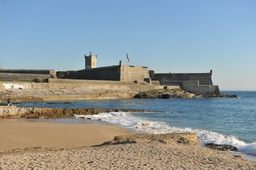
#> input picture data_curation/assignments/carcavelos.jpg, 256 x 170 px, shrunk from 1226 x 816 before the run
$ jupyter execute --allow-errors assignment_1.ipynb
#> lines starting #> are read from the running program, lines starting #| are printed output that depends on the picture
## Assignment 1 Python Basics, Built-in Structures, Functions, Files, Numpy

This assignment will contain 4 questions with details as below. Each late day will result in 20% loss of total points.

### Question 1 (5 points) Geohashing

Geohashing is an outdoor sport activity played around the world since 2008. Contestents need to adventure to a geocoordinate generated by an algorithm that derives randomness from stock market data (as you should all know Eugene Fama's EMH).

The algorithm is explained as below from [XKCD](https://xkcd.com/426/):

It described a way for a computer to create an algorithm that could generate random Global Positioning System (GPS) coordinates each day based on the Dow Jones Industrial Average and the current date.

Now your task is to decode the geohashed secret location by using Nova SBE's geocoordinate, current date (September 18, 2020) as well as the opening of DJIA on that day. Luckily, Python already has a library to calculate the geohasing using the `geohash` function in `antigravity` package:

```python
from antigravity import geohash
geohash(37.421542, -122.085589, b'2005-05-26-10458.68')
```
The first and second parameter takes the lat/lon of your preferred location and the third parameter takes the date as well as the opening of DJIA on that day, connected by `-`.

Now calculate the geohashed location using Nova SBE's geocoordinates (38.678223, -9.326266), and the current date Setember 22, 2020 and the opening of the DJIA with two decimals (you can find this at any finance news and thank you Jerome Powell!!!).

Once you decode the location, go to google map, find out the address and write it down in the answer.

We will use the ```geohash``` function in ```antigravity``` package to calculate the geocoordinates:

[cell 1]
# Question 1
# Insert date 22.09.2020 as written in the task above
from antigravity import geohash
geohash(38.678223, -9.326266, b"2020-09-22-27170.34")

You can go to Google Map and type the obtained the geocoordinates and show the address of the geocoordinates

### Google Maps Link:
https://www.google.com/maps/place/38%C2%B057'35.4%22N+9%C2%B049'10.3%22W/@38.9598262,-9.8217157,17z/data=!3m1!4b1!4m5!3m4!1s0x0:0xbf6358273b0b3ae5!8m2!3d38.959822!4d-9.819527

### Question 2 (15 points) Find the truth of the universe

The number $e$, known as [Euler's number](https://en.wikipedia.org/wiki/E_(mathematical_constant)) (named after the Swiss mathematician Leonhard Euler), is a mathematical constant.  It is the base of the natural logarithm. It is the limit of $(1 + \frac{1}{n})^n$ as $n$ approaches infinity, an expression that arises in the study of compound interest, as your all know from your economics/finance 101 course.

Back in 18th century, Euler derived this number through the following equation:

$e = \frac{1}{0!}+\frac{1}{1!}+\frac{1}{2!}+\frac{1}{3!}+\frac{1}{4!}\dots+\frac{1}{n!}$

Now let's stand on the giant's shoulder to get our own $e$. To do so, you need to write a function ```factorial``` to calculate the factorial number given the $n$ and then use ```for loop``` to generate the $e$. Let $n$ go from 0 to 10, and save the derived value of $e$ in a list and print it out when n is an odd number (up to 10).

Hints:
Consider use range(#begin, #end) method

[cell 2]
# Question 2
# Source:
# https://www.youtube.com/watch?v=v-cFafQSu2g

# Creation of an function to calcualte the factorized number

def factorial(n):
    number = 1
    for i in range(1,n+1):
        number *= i
    return number

# Using the function into a for loop to calcualte e and print out if n is an odd number and save e into a list
eul_list= []
for i in range(0,10):
    e = 0
    for j in range(0,i+1):
        e += 1/factorial(j)
        eul_list.append(e)
#print e out if n is odd
    if(i%2 != 0):
        print("For n= " + str(i)+" --> e = "+str(e))

#print(eul_list)

### Question 3 (20 points) The monologue of Macbeth

The file ```macbeth.txt``` contains the act of Macbeth, one of the greatest pieces of William Shakespeare. Read the file as we show in the lecture and answer the following question.

1. Print the number of lines in the file
2. Identify how many times that Macebeth narrated, that is the number of times the text shows ```MACBETH``` (in upper case), not the number of times ```Macbeth```  appears in the text.
3. Slice the file with content only from the monologue of Macbeth and save it to a new file ```macbeth_monologue.txt```.

Hints: you can check each line of the text and start to save the text to a new list when the line contains `MACBETH` and stop to save when the line contains another line of character name.

**Note** If you are using Google Colab, you need first to upload this file to the computing environment using the following code:
```python
from google.colab import files

files.upload()
```

Then it will ask you to upload the file, select the file and it will be uploaded. You can verify whether it has been successfully uploaded at the left of the notebook `Files`

#> (a cell that did not finish here is left out)

#> (a cell that did not finish here is left out)

#> (a cell that did not finish here is left out)

[cell 6]
# Question 3.3

# Filter everything out except from monologue of macbeth also using regular expressions
# Save first all other players, beginning words and elements in three different lists which hast to be a sign that the
# element of the list has to be deleted
# After that save macbaths monologue into a txt file

import re
other_player = [r"'LADY MACBETH\n'",r"'YOUNG SIWARD\n'",r"'First Murderer\n'",r"'Second Murderer\n'",
                r"'Second Witch\n'",r"'First Witch\n'",r"'Third Witch\n'",r"'Both Murderers\n'",
                r"'Doctor\n'",r"'Servant\n'",r"'Attendant\n'",r"'Messenger\n'",r"'Knock,\n'",r"'Porter\n'",
                r"'LADY MACDUFF\n'"]
list_startswith = [r"'To BANQUO",r"'To ROSS",r"'Enter",r"'Retreat","'Exit",r"'Re-enter",r"'SCENE",r"'Drum",r"'Seyton",
                   r"'ACT",r"'Flourish",r"'Exeunt",r"'Knocking",r"'Thunder",r"'Witches",r"'Alarums"]
list_startswith_tuple = tuple(list_startswith)
skip_element = [r"'GHOST OF BANQUO vanishes\n'", r"'Re-enter GHOST OF BANQUO\n'",r"'\n'",r"'Descends\n'"]

#> (the rest of this cell did not finish here and is left out)

### Question 4 (40 points)  Is it Instagrammable?

Consider any photo you take at Carcavelos beach:

<br>

An image is composed of three matrixes, each one for an RGB (red, green and blue) channel. Each matrix has values between 0 and 255.

On this exercise, you will apply a filter to the image in a process called convolution. This process uses the filter as a matrix that is multiplied as a sliding window to an image. On the following animation, the filter is represented as yellow, the image channel as green, and the convolution result as red.

Note that the resulted matrix has a smaller shape than the original, to ensure the same shape consider a padding with value 0 that enables the filter to slide throw every pixel value as shown in the following image:

<br>

<br><br>

This question requires the `numpy` and `Pillow` libraries that may already be installed on your enviroment. However, if you have a problem importing this libraries, install it via pip. Example for Pillow: `pip install Pillow`

<br>

Consider the following code to convert an image into a numpy array:

```python
from PIL import Image
from numpy import asarray

# load the image
image = Image.open('carcavelos.jpg')

# convert image to numpy array
data = asarray(image)
```

You can save a numpy array as an image with the following code:

```python
"""
color image
"""

# convert numpy array to image
img = Image.fromarray(data, 'RGB')

# save image and .png
img.save('image.png')

"""
grayscale image
"""

# convert numpy array to image
data = data.astype(np.uint8)
img = Image.fromarray(data)

# save grayscale image as .png
img.save('image.png')
```

### Question 4.1 (5 points) What is the shape of the image? Answer with the shape and indicate what each dimension represents.

[cell 7]
# Question 4.1

from PIL import Image
from numpy import asarray

# load the image
image = Image.open("carcavelos.jpg")
#> image is the input picture: PIL image 256x170 RGB; mean R, G, B 142.6, 152.6, 155.6

# convert image to numpy array
data = asarray(image)
data.shape
#> Out = (170, 256, 3)

#### Answer:

(816, 1226, 3)

The first two numbers are indicating the high with 816 pixels and width with 1226 pixels of the picture.
That means the photo is 816(high)x1226(width).
The three describes the three channels of RGB (red, green, blue) and thus the dimensions of the 3D array.
All channels togehter are producing the picture.

### Question 4.2 (15 points) Save the "carcavelos.jpg" image as a grayscale image into "carcavelos-grayscale.png". The image should result from a numpy array with only one channel instead of 3, consider the following weights for each channel: 0.30R + 0.59G + 0.11*B

[cell 8]
# Question 4.2

from PIL import Image
import matplotlib.pyplot as plt
import numpy as np

# Source:
# https://www.adamsmith.haus/python/answers/how-to-convert-an-image-from-rgb-to-grayscale-in-python
# https://9to5answer.com/pil-cannot-write-mode-f-to-jpeg

# Unsing the np.dot numpy function

#Load image and transform in numpy array
image = Image.open("carcavelos.jpg")
data = asarray(image)

# Muliply weigths array with array of the picture
rgb_weights = [0.3, 0.59, 0.11]
grayscale_data = np.dot(data[...,:3], rgb_weights)
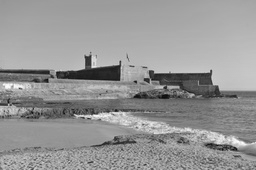
#> grayscale_data: shape (170, 256) float64; min 10.11, max 254.2, mean 149.9

# Change the mode to save the image and transform numpy into a image
image_gray = Image.fromarray(grayscale_data)
if image_gray.mode != "RGB":
    image_final = image_gray.convert("RGB")

# save grayscale image as .png
plt.imshow(grayscale_data, cmap= plt.get_cmap("gray"))
image_final.save("carcavelos-grayscale.png")

# Close the image
image.close()

### Question 4.3 (25 points) Apply convolution operations as described above to "carcavelos.jpg".


#### 1. Save an image into "carcavelos-sharpen.png" with the applied filter: np.array([[0,-1,0],[-1,5,-1],[0,-1,0]])

#### 2. Save an image into "carcavelos-blur.png" with the applied filter: np.array([[1,1,1],[1,1,1],[1,1,1]])/9

[cell 9]
# Question 4.3
# Solution do the convolution manuel step by step following the strucuture of convolution

from PIL import Image
import matplotlib.pyplot as plt
import numpy as np

# Filter 1 sharpen:

# Define the filters blur and sharpen
sharpen_filter = np.array([[0,-1,0],[-1,5,-1],[0,-1,0]])
blur_filter = np.array([[1,1,1],[1,1,1],[1,1,1]])/9

#load image and split the image into the three arrays which describes RGB (Red, Blue, Green)
image = Image.open("carcavelos.jpg")
data1 = asarray(image)
data1.astype(np.uint8)

# Padding the original arrray by put a additional line at each side with values zero to every channel (dimension)
data1_padding = np.pad(data1,((1,1),(1,1),(0,0)), "constant")
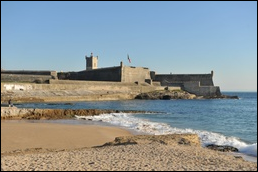
#> data1_padding: shape (172, 258, 3); mean R, G, B 139.9, 149.6, 152.6
data2 = np.empty((data1.shape[0], data1.shape[1], data1.shape[2]))

# For Loop to multiplay the padding array for each channel with the filter
# and set pixels above 255 to 255 and negativ numbers to zero
# Ath the end save the calculated numbers in a new empty array which has the same size as the original

for i in range(data1_padding.shape[0] -3):
    for j in range(data1_padding.shape[1] -3):
        pixel = int(sum(sum(np.multiply(data1_padding[i:i+3, j:j+3, 0], sharpen_filter))))
        if(pixel > 255):
            data2[i,j, 0] = 255
        elif (pixel < 0):
            data2[i,j, 0] = 0
        else: data2[i,j, 0] = pixel
#> data2: shape (170, 256, 3) float64; 0.01% of the values are NaN or infinite; the others: min -1.63e+308, max 7.7e+307, mean -inf

for i in range(data1_padding.shape[0] -3):
        for j in range(data1_padding.shape[1] -3):
                pixel = int(sum(sum(np.multiply(data1_padding[i:i+3, j:j+3, 1], sharpen_filter))))
                if(pixel > 255):
                    data2[i,j, 1] = 255
                elif (pixel < 0):
                    data2[i,j, 1] = 0
                else: data2[i,j, 1] = pixel
#> data2: shape (170, 256, 3) float64; 0% of the values are NaN or infinite; the others: min -1.4e+308, max 6.31e+307, mean -inf

for i in range(data1_padding.shape[0] -3):
        for j in range(data1_padding.shape[1] -3):
                pixel = int(sum(sum(np.multiply(data1_padding[i:i+3, j:j+3, 2], sharpen_filter))))
                if(pixel > 255):
                    data2[i,j, 2] = 255
                elif (pixel < 0):
                    data2[i,j, 2] = 0
                else: data2[i,j, 2] = pixel
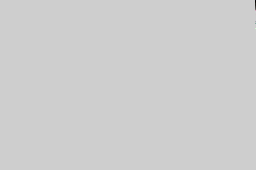
#> data2: shape (170, 256, 3) float64; mean R, G, B -inf, -inf, -inf; drawn with min black and max white

# Tranform the new calculated array in the data type uint8
data3 = data2.astype(np.uint8)
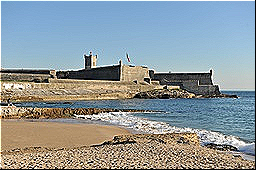
#> data3: shape (170, 256, 3); mean R, G, B 141.7, 152.2, 155.8

# Set the mode to RGB to get coloured image
if image.mode != "RGB":
    image = image.convert("RGB")
image = Image.fromarray(data3)
image.save("carcavelos-sharpen_manuel.png")


# Filter 2 Blur
sharpen_filter = np.array([[0,-1,0],[-1,5,-1],[0,-1,0]])
blur_filter = np.array([[1,1,1],[1,1,1],[1,1,1]])/9

#load image
image = Image.open("carcavelos.jpg")
data1 = asarray(image)
data1.astype(np.uint8)

data1_padding = np.pad(data1,((1,1),(1,1),(0,0)), "constant")
data2 = np.empty((data1.shape[0], data1.shape[1], data1.shape[2]))

for i in range(data1_padding.shape[0] -3):
    for j in range(data1_padding.shape[1] -3):
        pixel = int(sum(sum(np.multiply(data1_padding[i:i+3, j:j+3, 0], blur_filter))))
        if(pixel > 255):
            data2[i,j, 0] = 255
        elif (pixel < 0):
            data2[i,j, 0] = 0
        else: data2[i,j, 0] = pixel
#> data2: shape (170, 256, 3) float64; 0.14% of the values are NaN or infinite; the others: min -1.8e+308, max 1.49e+308, mean nan

for i in range(data1_padding.shape[0] -3):
        for j in range(data1_padding.shape[1] -3):
                pixel = int(sum(sum(np.multiply(data1_padding[i:i+3, j:j+3, 1], blur_filter))))
                if(pixel > 255):
                    data2[i,j, 1] = 255
                elif (pixel < 0):
                    data2[i,j, 1] = 0
                else: data2[i,j, 1] = pixel
#> data2: shape (170, 256, 3) float64; 0.08% of the values are NaN or infinite; the others: min -1.8e+308, max 1.35e+308, mean nan

for i in range(data1_padding.shape[0] -3):
        for j in range(data1_padding.shape[1] -3):
                pixel = int(sum(sum(np.multiply(data1_padding[i:i+3, j:j+3, 2], blur_filter))))
                if(pixel > 255):
                    data2[i,j, 2] = 255
                elif (pixel < 0):
                    data2[i,j, 2] = 0
                else: data2[i,j, 2] = pixel
#> data2: shape (170, 256, 3) float64; 0% of the values are NaN or infinite; the others: min -1.69e+308, max 8e+302, mean -inf


data3 = data2.astype(np.uint8)
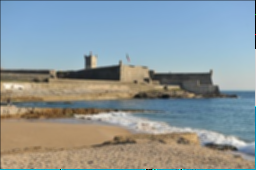
#> data3: shape (170, 256, 3); mean R, G, B 140.5, 151.5, 154.7

if image.mode != "RGB":
    image = image.convert("RGB")
image = Image.fromarray(data3)
image.save("carcavelos-blur_manuel.png")

[cell 10]
# Question 4.3 Alternative --> Solved with opencv libary and using the cv2 package

# load the required packages
import cv2
import numpy as np
# load the image into system memory
image = cv2.imread("carcavelos.jpg", flags=cv2.IMREAD_COLOR)
#> image: shape (170, 256, 3)
# display the image to the screen
cv2.imshow("carcavelos",image)
cv2.waitKey()
cv2.destroyAllWindows()

# Sharpen Filter
kernel1 = np.array([[0, -1, 0],
                   [-1, 5,-1],
                   [0, -1, 0]])
image_sharp = cv2.filter2D(src=image, ddepth=-1, kernel=kernel1)

# Open pictures in seperate windows
cv2.imshow("Carcavelos Sharpened", image_sharp)
cv2.waitKey()
cv2.imwrite("carcavelos-sharpen.png", image_sharp)
cv2.destroyAllWindows()

[cell 11]
# Blur Filter
kernel2 = (1/9)*np.array([[1,1,1],[1,1,1],[1,1,1]])
image_blur = cv2.filter2D(src=image, ddepth=-1, kernel=kernel2)
cv2.imshow("Carcavelos Blur", image_blur)
cv2.waitKey()
cv2.imwrite("carcavelos-blur.png", image_blur)
cv2.destroyAllWindows()
